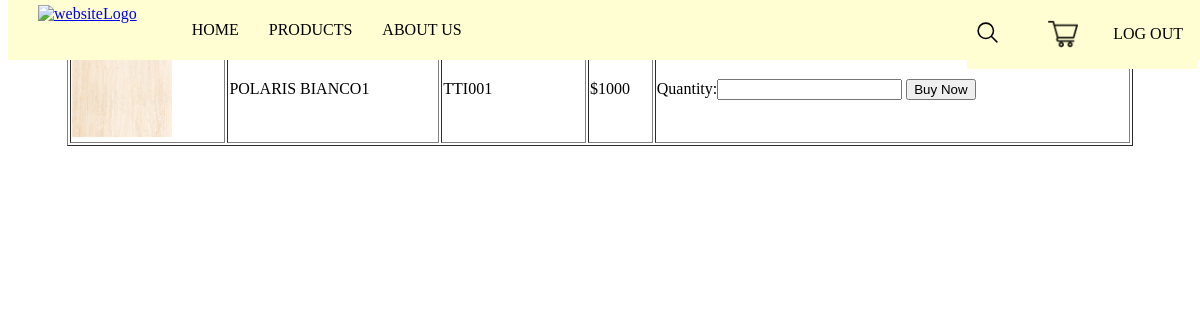
The page /cart/cart.php (signed in) on the database its author committed.
### tables this page shows
CREATE TABLE `product` (
  `productCode` varchar(8) NOT NULL,
  `productType` varchar(255) NOT NULL,
  `productPrice` int(10) NOT NULL,
  `description` varchar(255) DEFAULT NULL,
  `productName` varchar(255) DEFAULT NULL,
  `imageName` varchar(255) DEFAULT NULL,
  `imagePath` varchar(255) DEFAULT NULL
);

### cart/cart.php (the view, shortened to what this page needs)
<?php
include '../dbconnection.php';
$userId = $_SESSION['userId'];
$sql = "SELECT product.productName, product.productCode, product.productPrice, product.imagePath, product.imageName
        FROM cart
        JOIN product ON cart.productCode = product.productCode
        WHERE cart.userId = ?";
$stmt = $conn->prepare($sql);
$stmt->bind_param("i", $userId);
if (!$stmt->execute()) {
    die('Execute failed: ' . htmlspecialchars($stmt->error));
}
$result = $stmt->get_result();
?>
<!DOCTYPE html>
<html lang="en">
<head>
    <link rel="stylesheet" href="cart.css">
</head>
<body>
<header class="header-main">
    <nav>
        <a  href="../Home/nav.html" class="logo">
            <img src="logo.png" alt="websiteLogo" width="60px" height="50px">
        </a>
        <ul>
            <li><a href="../Home/nav.html">HOME</a></li>
            <li><a href="#">PRODUCTS</a>
            </li>
            <li><a href="../Home/nav.html">ABOUT US</a></li>
        </ul>
    </nav>
    <div class="topnav-right">
      <ul class="menu-items">
          <li>
              <div class="container">
                  <input type="text" name="text" class="input" required="" >
                  <div class="icon">
                  </div>
              </div>
          </li>
          <li style="margin-top: 12px;"><a href="cart/cart.php"><img class="cart" src="cart2.png" width="30px" height="30px"></a></li>
          <li style="margin-top: 12px;"><a id="logout" href="../signup/signup.php">LOG OUT</a></li>
      </ul>
  </div>
</header>
<table class="table" border="1">
    <tr>
        <th>Product Image</th>
        <th>Product Name</th>
        <th>Product Code</th>
        <th>Price</th>
        <th>Price</th>
    </tr>
    <?php
    while ($row = $result->fetch_assoc()) {
        echo "<tr>";
        echo "<td>";
        $imagePath = isset($row['imagePath']) ? $row['imagePath'] : '';
        $imageName = isset($row['imageName']) ? $row['imageName'] : '';
        $imagePathSafe = htmlspecialchars($imagePath, ENT_QUOTES, 'UTF-8');
        $imageNameSafe = htmlspecialchars($imageName, ENT_QUOTES, 'UTF-8');
        if (!empty($imagePathSafe)) {
            echo '<img src="' . $imagePathSafe . '" alt="' . $imageNameSafe . '" class="image" style="max-width: 100px; max-height: 100px;">';
        } else {
            echo 'No image available';
        }
        echo "</td>";
        echo "<td>" . htmlspecialchars($row['productName']) . "</td>";
        echo "<td>" . htmlspecialchars($row['productCode']) . "</td>";
        echo "<td>$" . htmlspecialchars($row['productPrice']) . "</td>";
        echo '<td>
                <form action="buynow.php" method="POST" style="display:inline;">
                    <input type="hidden" name="productCode" value="' . htmlspecialchars($row['productCode']) . '">
                    <input type="hidden" name="productName" value="'. htmlspecialchars($row['productName']). '">
                    <input type="hidden" name="productPrice" value="'. htmlspecialchars($row['productPrice']). '">
                    Quantity:<input type="text" name="quantity">
                    <button type="submit">Buy Now</button>
                </form>
              </td>';
        echo "</tr>";
    }
    ?>
</table>
</body>
</html>

### cart/cart.css (style rules this page uses)
.header-main { width: 100%; padding: 0 30px; height: 60px; background-color: #fffdd2; display: flex; justify-content: space-between; align-items: center; position: fixed; top: 0; z-index: 100; }
.header-main nav { display: flex; }
.header-main .logo { height: 50px; width: fit-content; align-self: center; cursor: pointer; }
.header-main ul { height: 100%; padding-left: 40px; list-style: none; display: flex; align-self: center; }
.header-main ul li { position: relative; background-color: #fffdd2; }
.header-main ul li a { display: block; padding: 0 15px; height: 100%; line-height: 60px; font-size: 1rem; color: #000000; text-transform: uppercase; text-decoration: none; }
.cart { margin-top: 15px; opacity: 70%; }
@media (min-width: 768px) { .header-main { width: 100%; height: 60px; background-color: #fffdd2; display: flex; justify-content: space-between; align-items: center; position: fixed; top: 0; z-index: 100; } }
@media (min-width: 768px) { .menu-items { margin: 0 15px; list-style: none; display: flex; } }
@media (min-width: 768px) { .menu-items li a { color: rgb(8, 8, 8); font-weight: 500; text-align: center; padding: 14px 16px; text-decoration: none; font-size: 16px; text-transform: uppercase; white-space: nowrap; } }
@media (min-width: 768px) { .menu-items li { margin: 0; padding: 0; } }
@media (min-width: 768px) { .topnav-right { float: right; margin-right: 25px; } }
.container { position: relative; --size-button: 25px; color: rgb(0, 0, 0); margin-right: 20px; margin-top: 20px; }
.input { padding: 2px 3px; height: 35px; font-size: 15px; border: none; color: rgb(36, 34, 34); outline: none; width: 35px; transition: all ease 0.3s; background-color: #fffdd2; opacity: 70%; border-radius: 15px; cursor: pointer; }
.container .icon { position: absolute; width: var(--size-button); height: var(--size-button); top: 0; left: 0; padding: 8px; pointer-events: none; background-color: #fffdd2; }
.cart { margin: 15px 5px -5px 5px; opacity: 90%; }
.table { margin: auto; width: 90%; }

### rows shown on the page
product: imagePath+imageName (picture), productName "POLARIS BIANCO1", productCode "TTI001", productPrice "1000"
